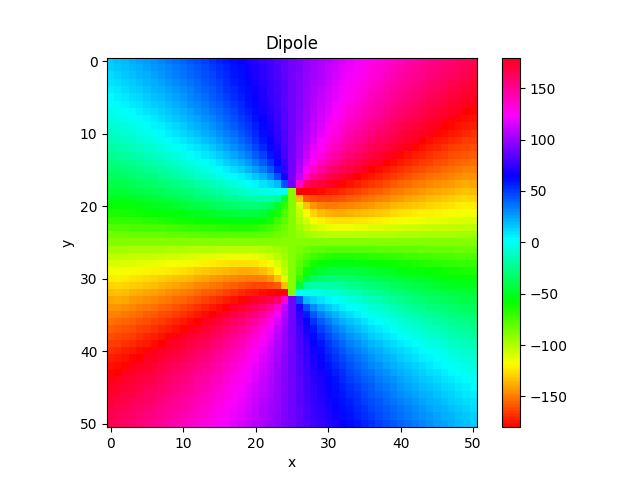

Reproduce this figure in Python.
import numpy as np
import matplotlib.pyplot as plt
import os
from utils import Charge

coords = np.mgrid[-25:26,-25:26]
xgrid, ygrid = coords[1,:,:], coords[0,:,:]
charge_list = [Charge(0, 7, 1), Charge(0, -7, -1)]
V = charge_list[0].potential(xgrid, ygrid) + charge_list[1].potential(xgrid, ygrid)
dy, dx = np.gradient(V)
E_theta = np.degrees(np.arctan2(-dy, -dx))
plt.imshow(E_theta, cmap="hsv")
plt.colorbar()
plt.xlabel("x")
plt.ylabel("y")
plt.title("Dipole")
plt.savefig(os.path.join(os.path.dirname(__file__), "1-4.png"))
plt.show()

plt.gca().set_aspect("equal")